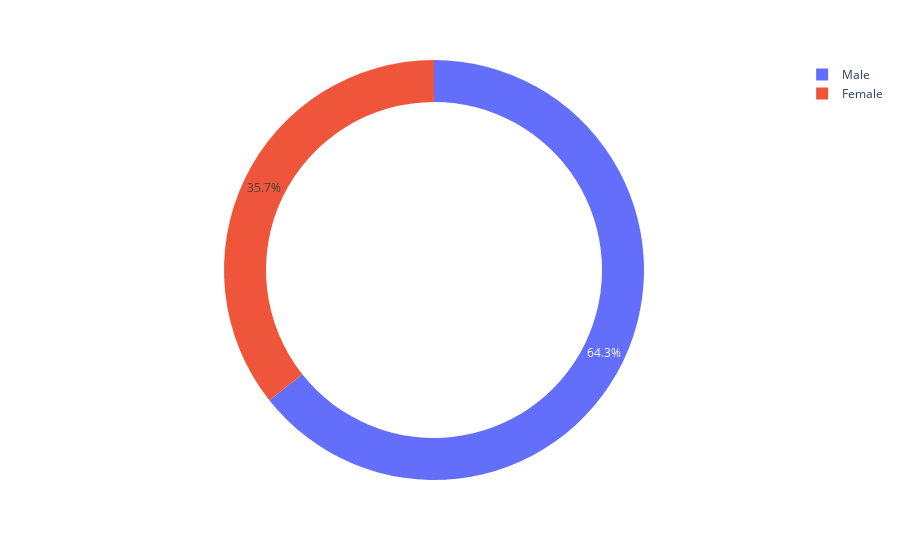

Write notebook code for a chart like this one.
### Code cell
count =tips['sex'].value_counts()#series output
px.pie(count,count.index,count.values,hole=0.8)

### Figure 1 — Plotly figure (JSON) as saved in the notebook; plotly's stock layout.template omitted (floating-point values rounded to 4 significant figures)
{"data": [{"domain": {"x": [0, 1], "y": [0, 1]}, "hole": 0.8, "hovertemplate": "sex=%{label}<br>value=%{value}<extra></extra>", "labels": ["Male", "Female"], "legendgroup": "", "name": "", "showlegend": true, "type": "pie", "values": [157, 87]}], "layout": {"legend": {"tracegroupgap": 0}, "margin": {"t": 60}}}
